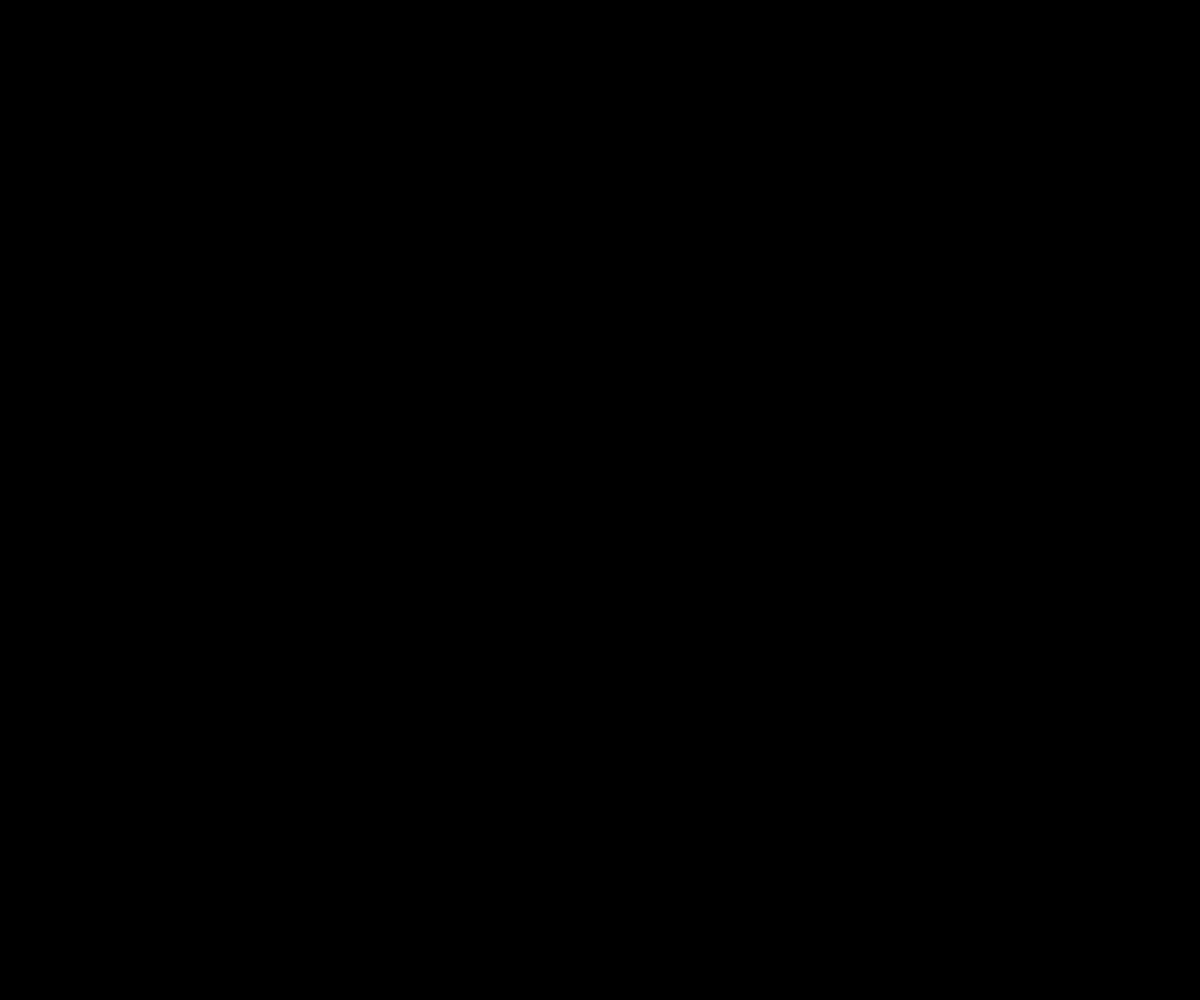
Frame 1 (no input)
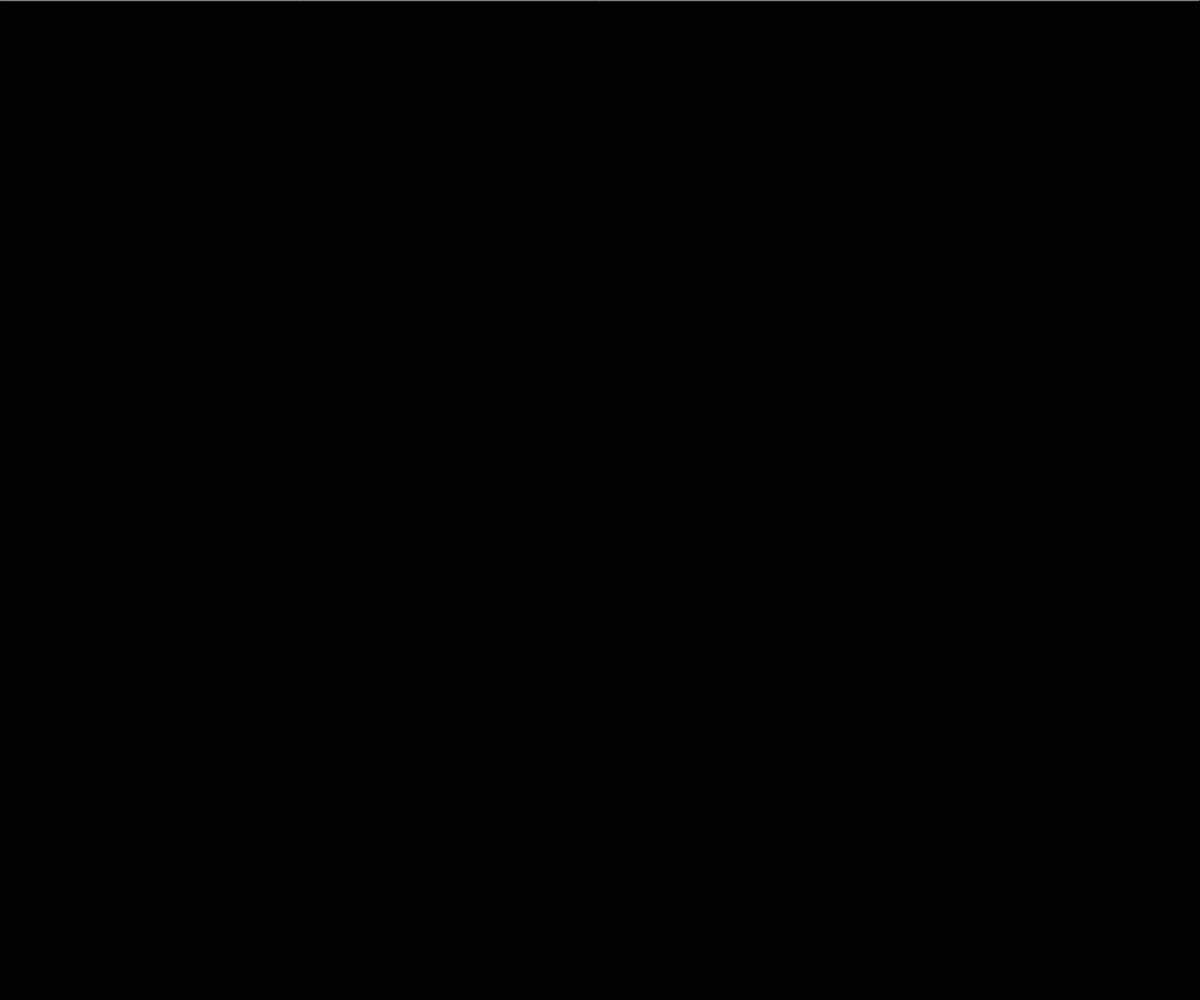
Frame 60 (no input)
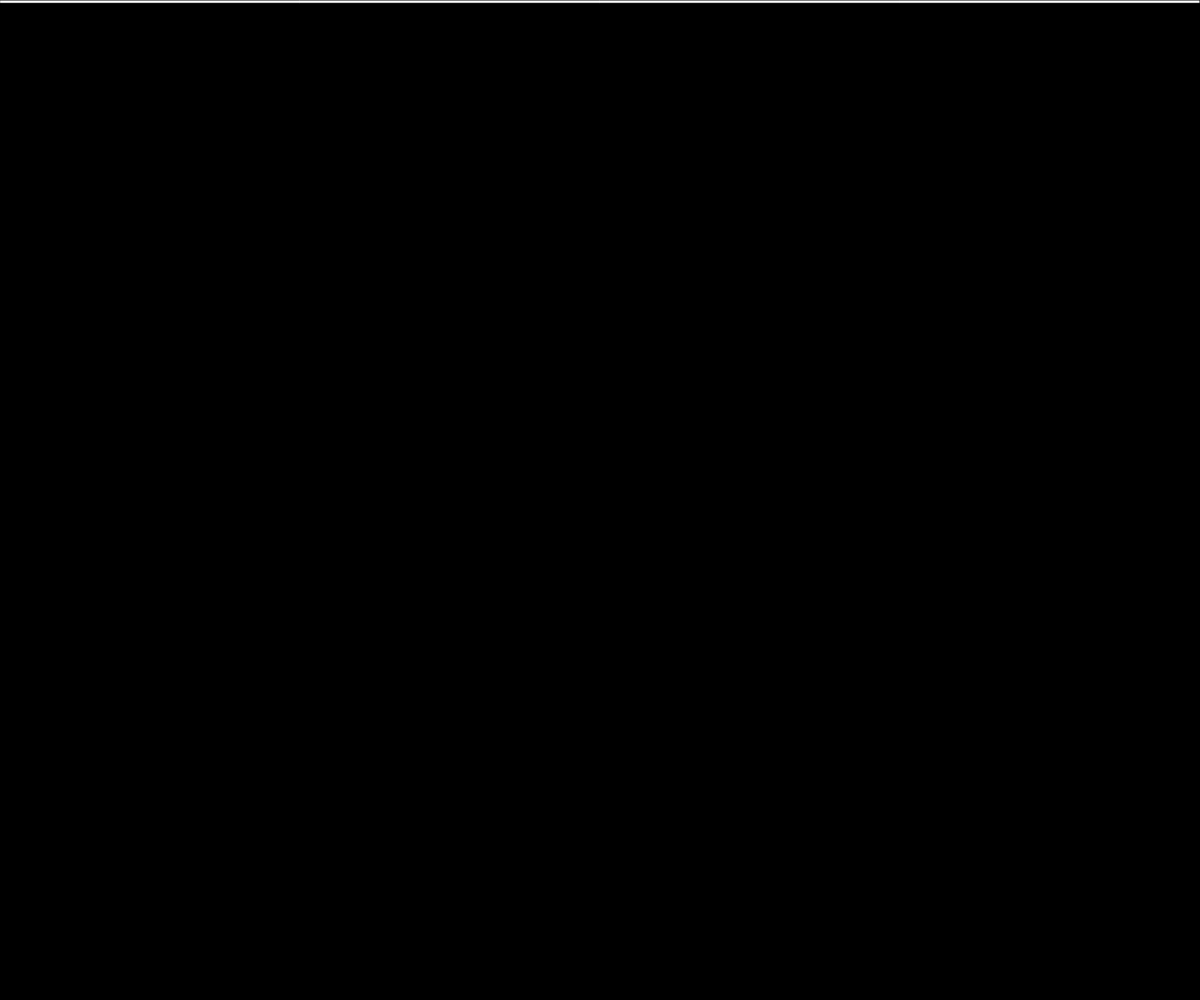
Frame 120 (the mouse pressed at the canvas centre since frame 60)

The p5.js sketch that drew these frames (run headless with seeded random() and noise() and a simulated clock; from frame 60 on, the mouse is pressed at the canvas centre):

// p5.js sketch
// ── sketch.js
// Press 'f' to turn flash on/off
// Press 'UP' and 'DOWN' arrows to manually move flood up and down

// FLASH SETTINGS
const FPS = 60;
const FLASH_INTERVAL = FPS * 10; // Will flash every 10s
const FLASH_HOLD = FPS * 0.5; // For 1/2 a second
const FLASH_BG = 128;

// Press 'f' to turn flash on/off
let flash = false;

// FLOAT SETTINGS
const DURATION = FPS * 60 * 10; // 10 minutes
let rate; // How fast flood advances
let h = 0; // Shoreline

function setup() {
  createCanvas(windowWidth, windowHeight);
  rate = height / DURATION;
  noCursor();
}

function draw() {
  background(0)
  fill(255);
  rect(0, 0, width, h);
  h+=rate;

  if (flash) {
    let f = frameCount % FLASH_INTERVAL;
    if (f > 0 && f < FLASH_HOLD) background(FLASH_BG);
  }
}

function keyPressed() {
  switch (key) {
    case 'f':
      flash = !flash;
      console.log('flash on?', flash);
  }

  switch (keyCode) {
    case UP_ARROW:
        h -= height/4;
        break;
    case DOWN_ARROW:
        h += height/4;
        break;
    
  }
}
